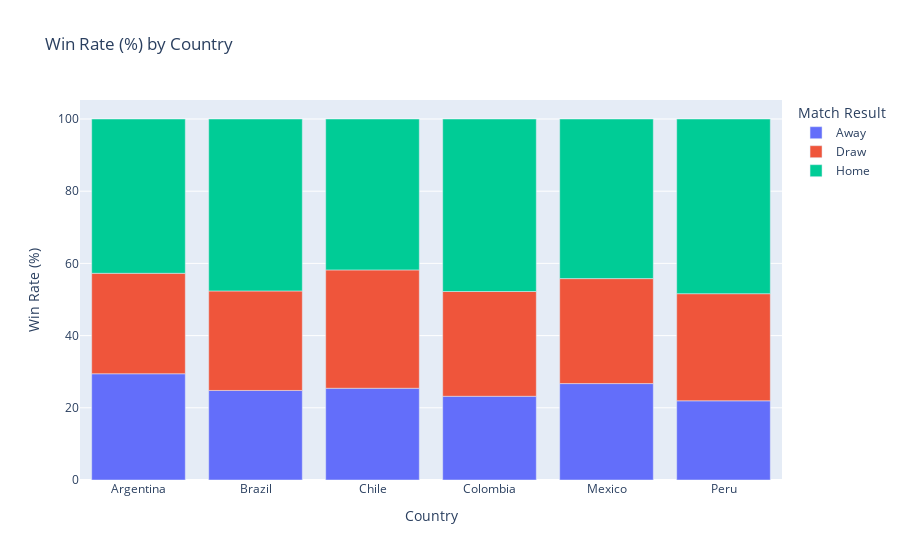

The notebook cell this image was saved under:
### Code cell
plot_winrate_barplot(df, var_x="country_name", label_x="Country")

### Figure 1 — Plotly figure (JSON) as saved in the notebook; plotly's stock layout.template omitted (floating-point values rounded to 4 significant figures)
{"data": [{"alignmentgroup": "True", "hovertemplate": "Match Result=Away<br>Country=%{x}<br>Win Rate (%)=%{y}<extra></extra>", "legendgroup": "Away", "marker": {"color": "#636efa"}, "name": "Away", "offsetgroup": "Away", "orientation": "v", "showlegend": true, "textposition": "auto", "type": "bar", "x": ["Argentina", "Brazil", "Chile", "Colombia", "Mexico", "Peru"], "xaxis": "x", "y": [29.43, 24.8, 25.41, 23.19, 26.71, 21.94], "yaxis": "y"}, {"alignmentgroup": "True", "hovertemplate": "Match Result=Draw<br>Country=%{x}<br>Win Rate (%)=%{y}<extra></extra>", "legendgroup": "Draw", "marker": {"color": "#EF553B"}, "name": "Draw", "offsetgroup": "Draw", "orientation": "v", "showlegend": true, "textposition": "auto", "type": "bar", "x": ["Argentina", "Brazil", "Chile", "Colombia", "Mexico", "Peru"], "xaxis": "x", "y": [27.83, 27.57, 32.78, 29.02, 29.08, 29.68], "yaxis": "y"}, {"alignmentgroup": "True", "hovertemplate": "Match Result=Home<br>Country=%{x}<br>Win Rate (%)=%{y}<extra></extra>", "legendgroup": "Home", "marker": {"color": "#00cc96"}, "name": "Home", "offsetgroup": "Home", "orientation": "v", "showlegend": true, "textposition": "auto", "type": "bar", "x": ["Argentina", "Brazil", "Chile", "Colombia", "Mexico", "Peru"], "xaxis": "x", "y": [42.74, 47.63, 41.8, 47.79, 44.21, 48.39], "yaxis": "y"}], "layout": {"barmode": "relative", "legend": {"title": {"text": "Match Result"}, "tracegroupgap": 0}, "title": {"text": "Win Rate (%) by Country"}, "xaxis": {"anchor": "y", "domain": [0, 1], "title": {"text": "Country"}}, "yaxis": {"anchor": "x", "domain": [0, 1], "title": {"text": "Win Rate (%)"}}}}
